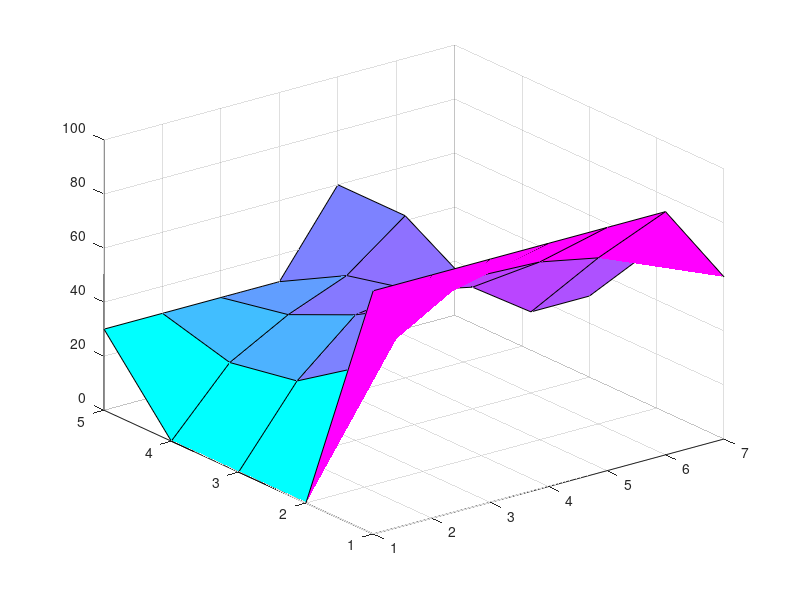

MATLAB code for this plot:
A=[-4,1,0,0,0,1,0,0,0,0,0;1,-4,1,0,0,0,1,0,0,0,0;0,1,-4,1,0,0,0,1,0,0,0;0,0,1,-4,1,0,0,0,0,0,0;0,0,0,1,-4,0,0,0,0,0,0;1,0,0,0,0,-4,1,0,1,0,0;0,1,0,0,0,1,-4,1,0,1,0;0,0,1,0,0,0,1,-4,0,0,1;0,0,0,0,0,1,0,0,-4,1,0;0,0,0,0,0,0,1,0,1,-4,1;0,0,0,0,0,0,0,1,0,1,-4]

b=[-90;-90;-90;-135;-180;0;0;-45;-30;-30;-90];
u=A\b;

matrix=zeros(5,7);
%transposes the matrix
matrix(1,1:7)=90;
matrix(5,1:5)=30;
matrix(1:3,7)=60;
matrix(3:5,5)=60;
matrix(3,5:7)=30;
matrix(4:5,6:7)=NaN;
matrix(3,5)=45;

%hardcode u into points

matrix(7)=44.7789;
matrix(12)=61.2376;
matrix(17)=66.685;
matrix(22)=65.7827;
matrix(27)=61.4457;
matrix(8)=27.8781;
matrix(13)=46.4864;
matrix(18)=49.71972;
matrix(9)=23.2471;
matrix(14)=35.1102;
matrix(19)=43.7075;


surf(matrix);
colormap(cool);
